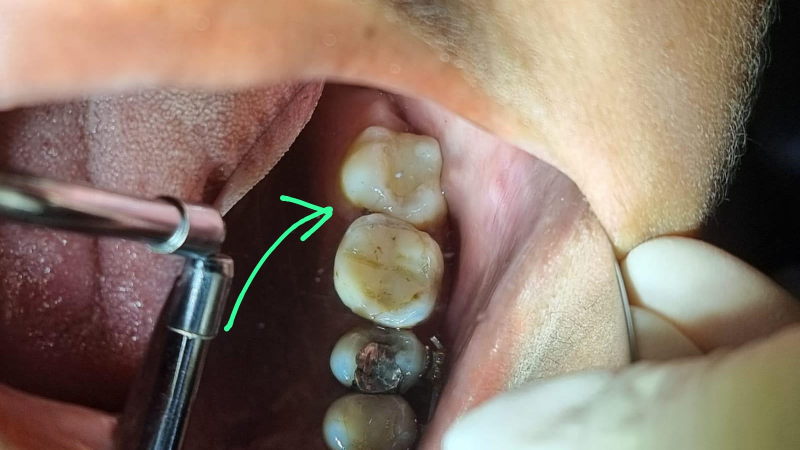
#> input picture tests/vanessa c.jpeg, 1600 x 900 px (shown at 1/2 size)
$ python -i local_forensics.py   (imports and definitions only)
#> lines starting #> are read from the running program, lines starting #| are printed output that depends on the picture; after the words box and inside, x2 and y2 are one past the last pixel; in counts of white or black regions, pixels touching at a corner belong together
from __future__ import annotations

import hashlib
import io
import math
from dataclasses import dataclass, field
from pathlib import Path
from typing import Any

import numpy as np
from PIL import Image, ImageChops, ImageFilter, ImageOps


VALID_LABELS = {
    "REAL",
    "MODIFICADO",
    "ALTERADA_MANUALMENTE",
    "ALTERADA_DIGITALMENTE",
    "IA_GERADA_EDITADA",
    "INDETERMINADO",
}


@dataclass
class CalibrationSample:
    path: Path
    sha256: str
    label: str
    score: int
    confidence: str
    evidence: str
    justification: str
    dhash: int
    features: dict[str, float] = field(default_factory=dict)
    comparison_features: dict[str, float] = field(default_factory=dict)


@dataclass
class ForensicResult:
    score: int
    verdict_hint: str
    confidence: str
    evidence: list[str] = field(default_factory=list)
    source: str = "forense_local"
    skip_llm: bool = False
    exact_match: bool = False
    perceptual_match: bool = False
    original_used: bool = False
    metrics: dict[str, Any] = field(default_factory=dict)
    calibration_entry: dict[str, Any] | None = None

    # [13 lines left out: function as_dict, not called in this run]


def clamp(value: float, minimum: int = 0, maximum: int = 100) -> int:
    return max(minimum, min(int(round(value)), maximum))


# [49 lines left out: functions canonical_label, verdict_from_score, confidence_from_score, file_sha256, not called in this run]


def open_rgb(path: Path, max_side: int = 1024) -> Image.Image:
    image = Image.open(path)
    image = ImageOps.exif_transpose(image).convert("RGB")
    image.thumbnail((max_side, max_side))
    return image


def image_dimension_metrics(path: Path) -> dict[str, Any]:
#> called with path = '../tests/vanessa c.jpeg'
    image = Image.open(path)
#> image is the input picture: PIL image 1600x900 RGB; mean R, G, B 135.8, 117.1, 103.6
    image = ImageOps.exif_transpose(image)
    width, height = image.size
#> width = 1600; height = 900
    megapixels = (width * height) / 1_000_000
#> megapixels = 1.44
    return {
        "image_width": int(width),
        "image_height": int(height),
        "image_megapixels": round(float(megapixels), 3),
        "image_min_side": int(min(width, height)),
    }


def image_to_gray_array(path: Path, max_side: int = 768) -> np.ndarray:
    image = open_rgb(path, max_side=max_side).convert("L")
    return np.asarray(image, dtype=np.float32)


# [8 lines left out: function dhash_image, not called in this run]


def hamming_distance(left: int, right: int) -> int:
    return int((left ^ right).bit_count())


def block_values(array: np.ndarray, block_count: int = 6) -> list[np.ndarray]:
    height, width = array.shape[:2]
    values: list[np.ndarray] = []
    step_y = max(1, height // block_count)
    step_x = max(1, width // block_count)
    for y in range(0, height - step_y + 1, step_y):
        for x in range(0, width - step_x + 1, step_x):
            values.append(array[y : y + step_y, x : x + step_x])
    return values


def robust_cv(values: list[float]) -> float:
    if not values:
        return 0.0
    arr = np.asarray(values, dtype=np.float32)
    mean = float(np.mean(arr))
    if mean <= 1e-6:
        return 0.0
    return float(np.std(arr) / mean)


def ela_metrics(path: Path) -> dict[str, float]:
#> called with path = '../tests/vanessa c.jpeg'
    image = open_rgb(path, max_side=768)
    buffer = io.BytesIO()
    image.save(buffer, format="JPEG", quality=88)
    buffer.seek(0)
    recompressed = Image.open(buffer).convert("RGB")
    diff = ImageChops.difference(image, recompressed).convert("L")
    arr = np.asarray(diff, dtype=np.float32)
    block_means = [float(np.mean(block)) for block in block_values(arr)]
#> after the loop in block_values, `for y in range(0, height - step_y + 1, step_y):`: values = 36 items
#> block_means = 36 values, max 2.3 at index 14, min 0.685 at index 35, mean 1.42
    return {
        "ela_mean": round(float(np.mean(arr)), 3),
        "ela_p95": round(float(np.percentile(arr, 95)), 3),
        "ela_block_cv": round(robust_cv(block_means), 3),
    }
#> in robust_cv, `arr = np.asarray(values, dtype=np.float32)`: arr has the same summary as block_means in ela_metrics
#> in robust_cv, `mean = float(np.mean(arr))`: mean = 1.42


def sharpness_metrics(path: Path) -> dict[str, float]:
#> called with path = '../tests/vanessa c.jpeg'
    gray = image_to_gray_array(path)
    laplacian = (
        -4 * gray
        + np.roll(gray, 1, axis=0)
        + np.roll(gray, -1, axis=0)
        + np.roll(gray, 1, axis=1)
        + np.roll(gray, -1, axis=1)
    )
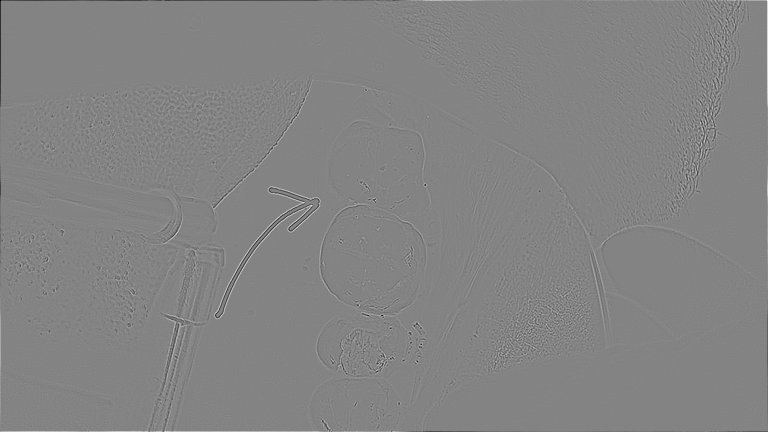
#> laplacian: shape (432, 768) float32; min -338, max 317, mean 0; drawn with min black and max white
    lap_blocks = [float(np.var(block)) for block in block_values(laplacian)]
#> lap_blocks = 36 values, max 915.1 at index 5, min 18.12 at index 34, mean 306.3
    return {
        "laplacian_var": round(float(np.var(laplacian)), 3),
        "sharpness_block_cv": round(robust_cv(lap_blocks), 3),
    }


def noise_metrics(path: Path) -> dict[str, float]:
#> called with path = '../tests/vanessa c.jpeg'
    image = open_rgb(path, max_side=768).convert("L")
    blurred = image.filter(ImageFilter.GaussianBlur(radius=1.2))
    residual = np.asarray(ImageChops.difference(image, blurred), dtype=np.float32)
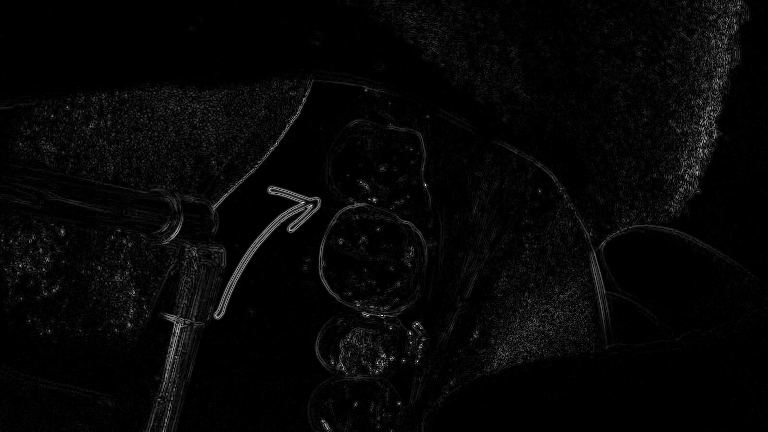
#> residual: shape (432, 768) float32; min 0, max 86, mean 2.3; drawn with min black and max white
    block_noise = [float(np.std(block)) for block in block_values(residual)]
#> block_noise = 36 values, max 8.97 at index 14, min 0.174 at index 0, mean 3.74
    return {
        "noise_mean": round(float(np.mean(residual)), 3),
        "noise_block_cv": round(robust_cv(block_noise), 3),
    }


def region_position_label(centroid_x: float, centroid_y: float) -> str:
    horizontal = "esquerda" if centroid_x < 33 else "centro" if centroid_x < 66 else "direita"
    vertical = "superior" if centroid_y < 33 else "central" if centroid_y < 66 else "inferior"
    return f"regiao {vertical} {horizontal}"


def mask_regions(mask: np.ndarray, width: int, height: int, *, limit: int = 5) -> list[dict[str, Any]]:
    visited = np.zeros(mask.shape, dtype=bool)
    regions: list[dict[str, Any]] = []
    ys, xs = np.where(mask)
    for start_y, start_x in zip(ys, xs):
        if visited[start_y, start_x]:
            continue
        stack = [(int(start_y), int(start_x))]
        visited[start_y, start_x] = True
        points_x: list[int] = []
        points_y: list[int] = []
        while stack:
            y, x = stack.pop()
            points_x.append(x)
            points_y.append(y)
            for ny in (y - 1, y, y + 1):
                for nx in (x - 1, x, x + 1):
                    if ny == y and nx == x:
                        continue
                    if ny < 0 or nx < 0 or ny >= mask.shape[0] or nx >= mask.shape[1]:
                        continue
                    if visited[ny, nx] or not mask[ny, nx]:
                        continue
                    visited[ny, nx] = True
                    stack.append((ny, nx))
        area = len(points_x)
        if area < 8:
            continue
        min_x = min(points_x)
        max_x = max(points_x)
        min_y = min(points_y)
        max_y = max(points_y)
        centroid_x = float(np.mean(points_x) / max(width, 1) * 100)
        centroid_y = float(np.mean(points_y) / max(height, 1) * 100)
        regions.append(
            {
                "area_px": area,
                "bbox_px": [min_x, min_y, max_x, max_y],
                "bbox_percent": [
                    round(min_x / max(width, 1) * 100, 1),
                    round(min_y / max(height, 1) * 100, 1),
                    round(max_x / max(width, 1) * 100, 1),
                    round(max_y / max(height, 1) * 100, 1),
                ],
                "centroid_percent": [round(centroid_x, 1), round(centroid_y, 1)],
                "position": region_position_label(centroid_x, centroid_y),
            }
        )
    regions.sort(key=lambda region: int(region["area_px"]), reverse=True)
    return regions[:limit]


def overlay_metrics(path: Path) -> dict[str, Any]:
#> called with path = '../tests/vanessa c.jpeg'
    image = open_rgb(path, max_side=768)
    arr = np.asarray(image, dtype=np.float32) / 255.0
#> arr: shape (432, 768, 3) float32
    max_channel = np.max(arr, axis=2)
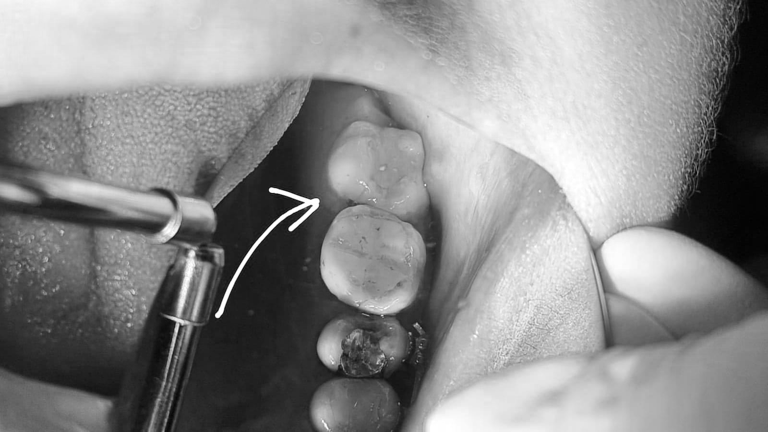
#> max_channel: shape (432, 768) float32; min 0.00392, max 1, mean 0.544
    min_channel = np.min(arr, axis=2)
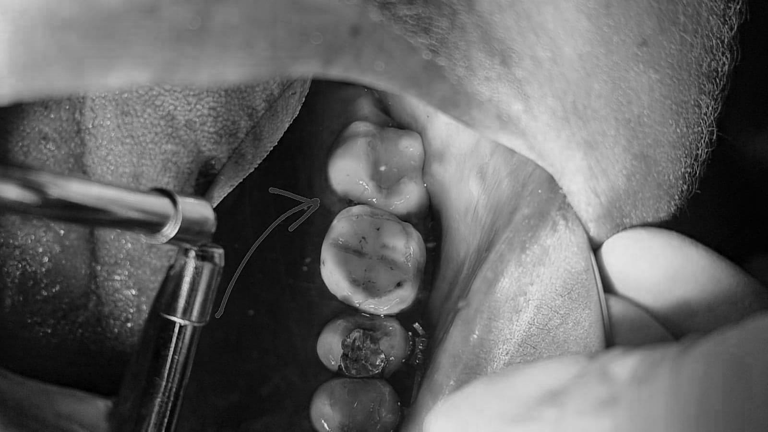
#> min_channel: shape (432, 768) float32; min 0, max 0.933, mean 0.397
    saturation = max_channel - min_channel
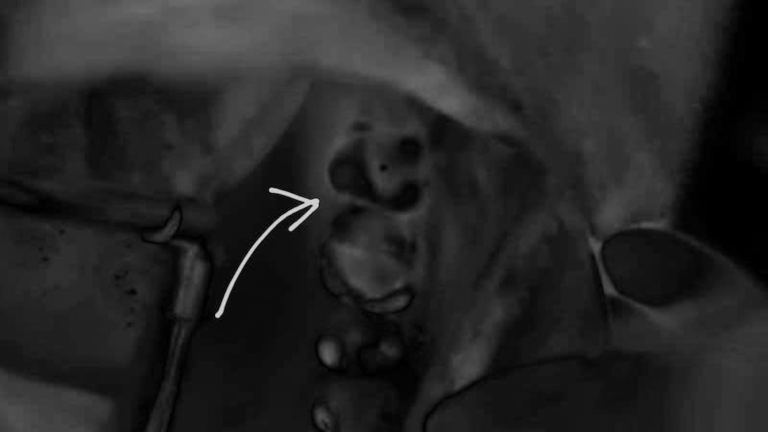
#> saturation: shape (432, 768) float32; min 0, max 0.859, mean 0.147
    red = (arr[:, :, 0] > 0.86) & (arr[:, :, 1] < 0.28) & (arr[:, :, 2] < 0.28) & (saturation > 0.58)
#> red: shape (432, 768) bool; every value is 0
    green = (arr[:, :, 1] > 0.58) & (arr[:, :, 0] < 0.48) & (arr[:, :, 2] < 0.55) & (saturation > 0.28)
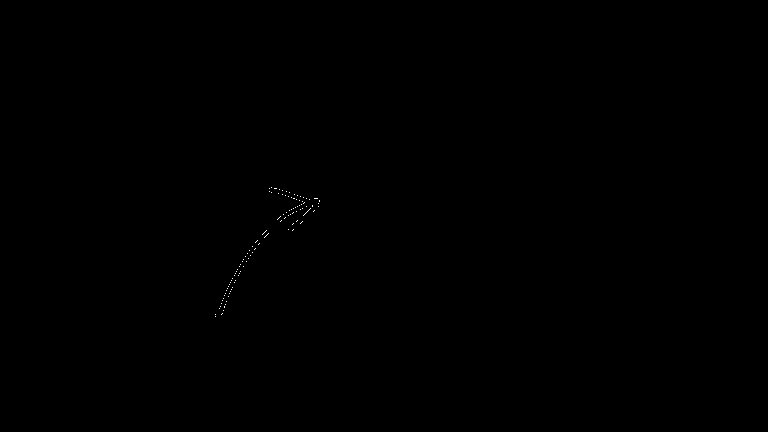
#> green: shape (432, 768) bool; 0.05% white in thin lines or dots, all inside (x1, y1, x2, y2) = (215, 187, 320, 317)
    cyan_blue = (arr[:, :, 2] > 0.60) & (arr[:, :, 0] < 0.45) & (saturation > 0.32)
#> cyan_blue: shape (432, 768) bool; 0.23% white in thin lines or dots, all inside (x1, y1, x2, y2) = (216, 188, 330, 363)
    marker_overlay = red | green | cyan_blue
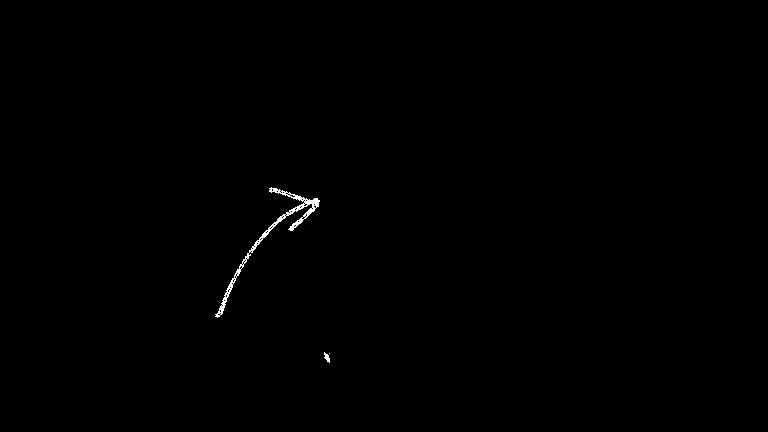
#> marker_overlay: shape (432, 768) bool; 0.27% white in thin lines or dots, all inside (x1, y1, x2, y2) = (215, 187, 330, 363)
    strong_overlay = marker_overlay
    regions = mask_regions(marker_overlay, image.width, image.height)
#> in mask_regions, `ys, xs = np.where(mask)`: ys = 899 values from 187 to 362; xs = 899 values, max 329 at index 865, min 215 at index 847, mean 274.9
#> the loop in mask_regions, `for start_y, start_x in zip(ys, xs):` made 899 passes
#> (start_y, start_x) on passes 2 to 4: (188, 269), (188, 270), (188, 271)
#> after the loop in mask_regions, `for start_y, start_x in zip(ys, xs):`: regions = 2 items
#> regions = 2 items
    return {
        "saturated_overlay_ratio": round(float(np.mean(strong_overlay)), 5),
        "marker_overlay_ratio": round(float(np.mean(marker_overlay)), 5),
        "green_marker_ratio": round(float(np.mean(green)), 5),
        "red_marker_ratio": round(float(np.mean(red)), 5),
        "blue_marker_ratio": round(float(np.mean(cyan_blue)), 5),
        "overlay_regions": regions,
    }


def quality_assessment(metrics: dict[str, Any]) -> dict[str, Any]:
    min_side = int(metrics.get("image_min_side", 0))
#> min_side = 900
    megapixels = float(metrics.get("image_megapixels", 0.0))
#> megapixels = 1.44
    laplacian = float(metrics.get("laplacian_var", 0.0))
#> laplacian = 307.4
    sharpness_cv = float(metrics.get("sharpness_block_cv", 0.0))
#> sharpness_cv = 0.808
    reasons: list[str] = []

    if min_side < 320:
        reasons.append("resolucao baixa: menor lado abaixo de 320 px")
    if megapixels < 0.18:
        reasons.append("resolucao baixa: menos de 0.18 megapixel")
    if laplacian < 14:
        reasons.append("nitidez global muito baixa")

    if reasons:
        status = "insuficiente"
    else:
        if min_side < 520:
            reasons.append("resolucao limitada: menor lado abaixo de 520 px")
        if megapixels < 0.45:
            reasons.append("resolucao limitada: menos de 0.45 megapixel")
        if laplacian < 35:
            reasons.append("nitidez global limitada")
        if sharpness_cv >= 1.35:
            reasons.append("nitidez muito desigual entre regioes")
        status = "limitada" if reasons else "boa"

    if laplacian < 14:
        blur_level = "alto"
    elif laplacian < 35:
        blur_level = "moderado"
    else:
        blur_level = "baixo"

    return {
        "quality_status": status,
        "quality_reasons": reasons,
        "blur_level": blur_level,
    }


def local_metrics(path: Path) -> dict[str, Any]:
    metrics: dict[str, Any] = {}
    metrics.update(image_dimension_metrics(path))
    metrics.update(ela_metrics(path))
    metrics.update(sharpness_metrics(path))
    metrics.update(noise_metrics(path))
    metrics.update(overlay_metrics(path))
    metrics.update(quality_assessment(metrics))
    return metrics


# [13 lines left out: function feature_profile_from_metrics, not called in this run]


def feature_profile(path: Path) -> dict[str, float]:
    return feature_profile_from_metrics(local_metrics(path))


# [510 lines left out: functions feature_distance, compare_with_original, comparison_feature_profile, comparison_feature_distance, build_calibration_samples, result_from_calibration and 4 more, not called in this run]

>>> result = local_metrics('../tests/vanessa c.jpeg')
#> result = 20 items

$ run again, on tests/whatsapp image 2026-06-10 at 13.09.12.jpeg
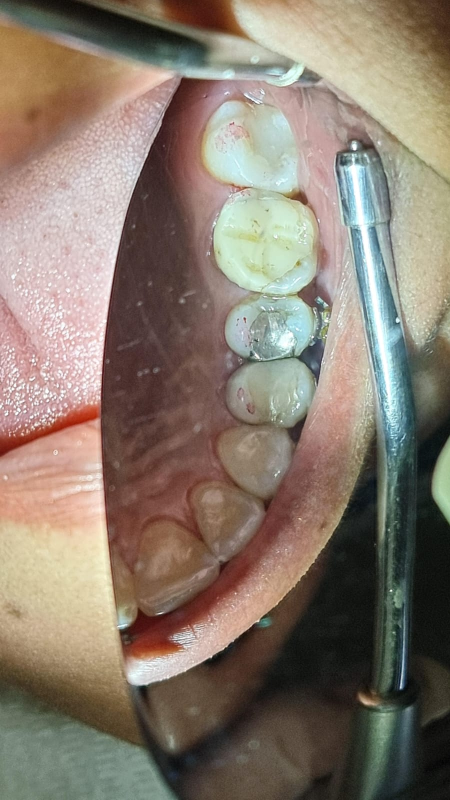
#> input picture tests/whatsapp image 2026-06-10 at 13.09.12.jpeg, 900 x 1600 px (shown at 1/2 size)
#> in image_dimension_metrics, image is the input picture: PIL image 900x1600 RGB; mean R, G, B 136.3, 123.1, 110
#> after the loop in block_values, `for y in range(0, height - step_y + 1, step_y):`: values = 36 items
#> block_means = 36 values, max 2.95 at index 12, min 1.24 at index 24, mean 1.78
#> in robust_cv, `arr = np.asarray(values, dtype=np.float32)`: arr has the same summary as block_means in ela_metrics
#> mean = 1.78
#> lap_blocks = 36 values, max 1335.9 at index 12, min 70.06 at index 20, mean 386.5
#> in noise_metrics, `residual = np.asarray(ImageChops.difference(image, blurred), dtype=np...`:
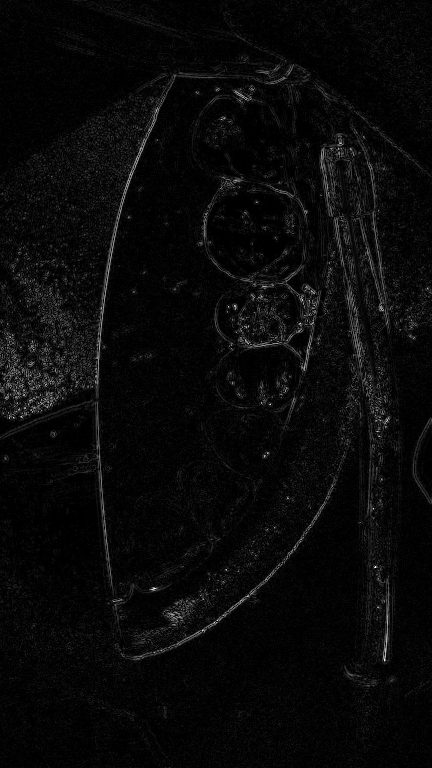
#> residual: shape (768, 432) float32; min 0, max 87, mean 3.3; drawn with min black and max white
#> block_noise = 36 values, max 8.65 at index 16, min 1.16 at index 0, mean 4.55
#> in overlay_metrics, `saturation = max_channel - min_channel`:
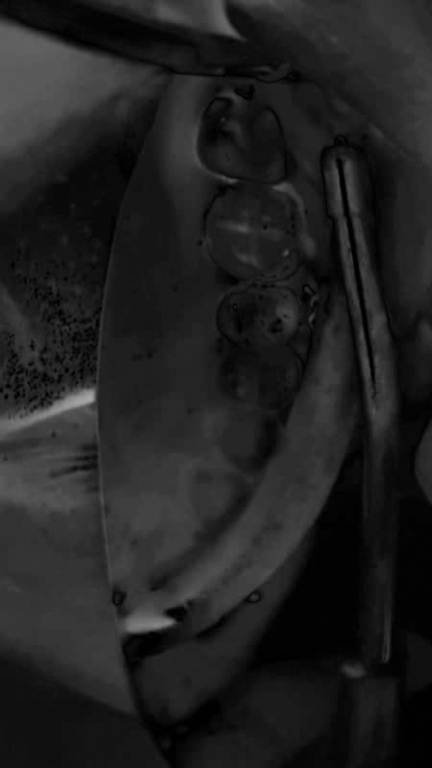
#> saturation: shape (768, 432) float32; min 0, max 0.655, mean 0.132
#> red: shape (768, 432) bool; every value is 0
#> ys = empty array
#> after the loop in mask_regions, `for start_y, start_x in zip(ys, xs):`: regions = []
#> min_side = 900
#> in quality_assessment, `megapixels = float(metrics.get("image_megapixels", 0.0))`: megapixels = 1.44
#> in quality_assessment, `laplacian = float(metrics.get("laplacian_var", 0.0))`: laplacian = 387
#> sharpness_cv = 0.762
#> result = 20 items
